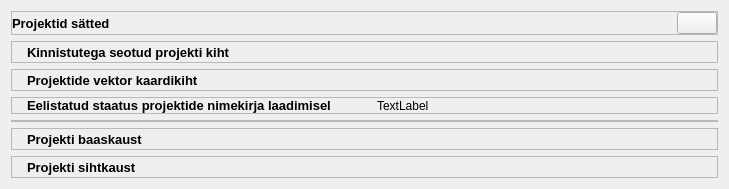
                 <widget class="QWidget" name="qwSU_Mailabl_Projects" native="true">
                  <property name="styleSheet">
                   <string notr="true"/>
                  </property>
                  <layout class="QVBoxLayout" name="verticalLayout_46">
                   <item>
                    <widget class="QFrame" name="frame_27">
                     <property name="frameShape">
                      <enum>QFrame::StyledPanel</enum>
                     </property>
                     <property name="frameShadow">
                      <enum>QFrame::Raised</enum>
                     </property>
                     <layout class="QHBoxLayout" name="horizontalLayout_20">
                      <property name="spacing">
                       <number>0</number>
                      </property>
                      <property name="leftMargin">
                       <number>0</number>
                      </property>
                      <property name="topMargin">
                       <number>0</number>
                      </property>
                      <property name="rightMargin">
                       <number>0</number>
                      </property>
                      <property name="bottomMargin">
                       <number>0</number>
                      </property>
                      <item>
                       <widget class="QLabel" name="label_31">
                        <property name="font">
                         <font>
                          <pointsize>10</pointsize>
                          <weight>75</weight>
                          <italic>false</italic>
                          <bold>true</bold>
                          <underline>false</underline>
                         </font>
                        </property>
                        <property name="text">
                         <string>Projektid sätted</string>
                        </property>
                       </widget>
                      </item>
                      <item>
                       <spacer name="horizontalSpacer_19">
                        <property name="orientation">
                         <enum>Qt::Horizontal</enum>
                        </property>
                        <property name="sizeHint" stdset="0">
                         <size>
                          <width>567</width>
                          <height>20</height>
                         </size>
                        </property>
                       </spacer>
                      </item>
                      <item>
                       <widget class="QPushButton" name="pbSettings_Setup_Projects">
                        <property name="text">
                         <string/>
                        </property>
                        <property name="icon">
                         <iconset>
                          <normaloff>icons/Icons_hele/settings.svg</normaloff>icons/Icons_hele/settings.svg</iconset>
                        </property>
                        <property name="iconSize">
                         <size>
                          <width>16</width>
                          <height>16</height>
                         </size>
                        </property>
                       </widget>
                      </item>
                     </layout>
                    </widget>
                   </item>
                   <item>
                    <widget class="QFrame" name="frame_19">
                     <property name="styleSheet">
                      <string notr="true"/>
                     </property>
                     <property name="frameShape">
                      <enum>QFrame::StyledPanel</enum>
                     </property>
                     <property name="frameShadow">
                      <enum>QFrame::Raised</enum>
                     </property>
                     <layout class="QHBoxLayout" name="horizontalLayout_33">
                      <property name="spacing">
                       <number>10</number>
                      </property>
                      <property name="leftMargin">
                       <number>15</number>
                      </property>
                      <property name="topMargin">
                       <number>0</number>
                      </property>
                      <property name="rightMargin">
                       <number>0</number>
                      </property>
                      <property name="bottomMargin">
                       <number>0</number>
                      </property>
                      <item>
                       <widget class="QLabel" name="label_22">
                        <property name="font">
                         <font>
                          <pointsize>10</pointsize>
                          <weight>75</weight>
                          <bold>true</bold>
                         </font>
                        </property>
                        <property name="text">
                         <string>Kinnistutega seotud projekti kiht</string>
                        </property>
                       </widget>
                      </item>
                      <item>
                       <widget class="QLabel" name="lblLayerProjects_Properties">
                        <property name="text">
                         <string/>
                        </property>
                       </widget>
                      </item>
                      <item>
                       <spacer name="horizontalSpacer_20">
                        <property name="orientation">
                         <enum>Qt::Horizontal</enum>
                        </property>
                        <property name="sizeHint" stdset="0">
                         <size>
                          <width>309</width>
                          <height>20</height>
                         </size>
                        </property>
                       </spacer>
                      </item>
                     </layout>
                    </widget>
                   </item>
                   <item>
                    <widget class="QFrame" name="frame_21">
                     <property name="frameShape">
                      <enum>QFrame::StyledPanel</enum>
                     </property>
                     <property name="frameShadow">
                      <enum>QFrame::Raised</enum>
                     </property>
                     <layout class="QHBoxLayout" name="horizontalLayout_34">
                      <property name="spacing">
                       <number>10</number>
                      </property>
                      <property name="leftMargin">
                       <number>15</number>
                      </property>
                      <property name="topMargin">
                       <number>0</number>
                      </property>
                      <property name="rightMargin">
                       <number>0</number>
                      </property>
                      <property name="bottomMargin">
                       <number>0</number>
                      </property>
                      <item>
                       <widget class="QLabel" name="label_14">
                        <property name="font">
                         <font>
                          <pointsize>10</pointsize>
                          <weight>75</weight>
                          <bold>true</bold>
                         </font>
                        </property>
                        <property name="text">
                         <string>Projektide vektor kaardikiht</string>
                        </property>
                       </widget>
                      </item>
                      <item>
                       <widget class="QLabel" name="lblLayerProjects_Vector">
                        <property name="font">
                         <font>
                          <pointsize>10</pointsize>
                          <weight>50</weight>
                          <bold>false</bold>
                         </font>
                        </property>
                        <property name="text">
                         <string/>
                        </property>
                       </widget>
                      </item>
                      <item>
                       <spacer name="horizontalSpacer_21">
                        <property name="orientation">
                         <enum>Qt::Horizontal</enum>
                        </property>
                        <property name="sizeHint" stdset="0">
                         <size>
                          <width>370</width>
                          <height>20</height>
                         </size>
                        </property>
                       </spacer>
                      </item>
                     </layout>
                    </widget>
                   </item>
                   <item>
                    <widget class="QFrame" name="frame_20">
                     <property name="frameShape">
                      <enum>QFrame::StyledPanel</enum>
                     </property>
                     <property name="frameShadow">
                      <enum>QFrame::Raised</enum>
                     </property>
                     <layout class="QHBoxLayout" name="horizontalLayout_56">
                      <property name="spacing">
                       <number>10</number>
                      </property>
                      <property name="leftMargin">
                       <number>15</number>
                      </property>
                      <property name="topMargin">
                       <number>0</number>
                      </property>
                      <property name="rightMargin">
                       <number>0</number>
                      </property>
                      <property name="bottomMargin">
                       <number>0</number>
                      </property>
                      <item>
                       <widget class="QLabel" name="label_13">
                        <property name="font">
                         <font>
                          <pointsize>10</pointsize>
                          <weight>75</weight>
                          <bold>true</bold>
                         </font>
                        </property>
                        <property name="text">
                         <string>Eelistatud staatus projektide nimekirja laadimisel</string>
                        </property>
                       </widget>
                      </item>
                      <item>
                       <widget class="QLabel" name="lbl_preferred_project_status">
                        <property name="text">
                         <string>TextLabel</string>
                        </property>
                       </widget>
                      </item>
                     </layout>
                    </widget>
                   </item>
                   <item>
                    <widget class="QFrame" name="frame_22">
                     <property name="frameShape">
                      <enum>QFrame::StyledPanel</enum>
                     </property>
                     <property name="frameShadow">
                      <enum>QFrame::Raised</enum>
                     </property>
                     <layout class="QHBoxLayout" name="horizontalLayout_35">
                      <property name="spacing">
                       <number>10</number>
                      </property>
                      <property name="leftMargin">
                       <number>15</number>
                      </property>
                      <property name="topMargin">
                       <number>0</number>
                      </property>
                      <property name="rightMargin">
                       <number>0</number>
                      </property>
                      <property name="bottomMargin">
                       <number>0</number>
                      </property>
                     </layout>
                    </widget>
                   </item>
                   <item>
                    <widget class="QFrame" name="Projekcts_FolderSetup">
                     <property name="frameShape">
                      <enum>QFrame::StyledPanel</enum>
                     </property>
                     <property name="frameShadow">
                      <enum>QFrame::Raised</enum>
                     </property>
                     <layout class="QHBoxLayout" name="horizontalLayout_62">
                      <property name="spacing">
                       <number>10</number>
                      </property>
                      <property name="leftMargin">
                       <number>15</number>
                      </property>
                      <property name="topMargin">
                       <number>0</number>
                      </property>
                      <property name="rightMargin">
                       <number>0</number>
                      </property>
                      <property name="bottomMargin">
                       <number>0</number>
                      </property>
                      <item>
                       <widget class="QLabel" name="lblProjectsFolder">
                        <property name="font">
                         <font>
                          <pointsize>10</pointsize>
                          <weight>75</weight>
                          <bold>true</bold>
                         </font>
                        </property>
                        <property name="text">
                         <string>Projekti baaskaust</string>
                        </property>
                       </widget>
                      </item>
                      <item>
                       <widget class="QLabel" name="lblProjectsFolder_location">
                        <property name="font">
                         <font>
                          <pointsize>10</pointsize>
                          <weight>50</weight>
                          <bold>false</bold>
                         </font>
                        </property>
                        <property name="text">
                         <string/>
                        </property>
                       </widget>
                      </item>
                      <item>
                       <spacer name="horizontalSpacer_22">
                        <property name="orientation">
                         <enum>Qt::Horizontal</enum>
                        </property>
                        <property name="sizeHint" stdset="0">
                         <size>
                          <width>370</width>
                          <height>20</height>
                         </size>
                        </property>
                       </spacer>
                      </item>
                     </layout>
                    </widget>
                   </item>
                   <item>
                    <widget class="QFrame" name="Projekcts_FolderSetup_2">
                     <property name="frameShape">
                      <enum>QFrame::StyledPanel</enum>
                     </property>
                     <property name="frameShadow">
                      <enum>QFrame::Raised</enum>
                     </property>
                     <layout class="QHBoxLayout" name="horizontalLayout_63">
                      <property name="spacing">
                       <number>10</number>
                      </property>
                      <property name="leftMargin">
                       <number>15</number>
                      </property>
                      <property name="topMargin">
                       <number>0</number>
                      </property>
                      <property name="rightMargin">
                       <number>0</number>
                      </property>
                      <property name="bottomMargin">
                       <number>0</number>
                      </property>
                      <item>
                       <widget class="QLabel" name="lblProjectsTargetFolder">
                        <property name="font">
                         <font>
                          <pointsize>10</pointsize>
                          <weight>75</weight>
                          <bold>true</bold>
                         </font>
                        </property>
                        <property name="text">
                         <string>Projekti sihtkaust</string>
                        </property>
                       </widget>
                      </item>
                      <item>
                       <widget class="QLabel" name="lblProjectsTargetFolder_location">
                        <property name="font">
                         <font>
                          <pointsize>10</pointsize>
                          <weight>50</weight>
                          <bold>false</bold>
                         </font>
                        </property>
                        <property name="text">
                         <string/>
                        </property>
                       </widget>
                      </item>
                      <item>
                       <spacer name="horizontalSpacer_34">
                        <property name="orientation">
                         <enum>Qt::Horizontal</enum>
                        </property>
                        <property name="sizeHint" stdset="0">
                         <size>
                          <width>370</width>
                          <height>20</height>
                         </size>
                        </property>
                       </spacer>
                      </item>
                     </layout>
                    </widget>
                   </item>
                  </layout>
                 </widget>
